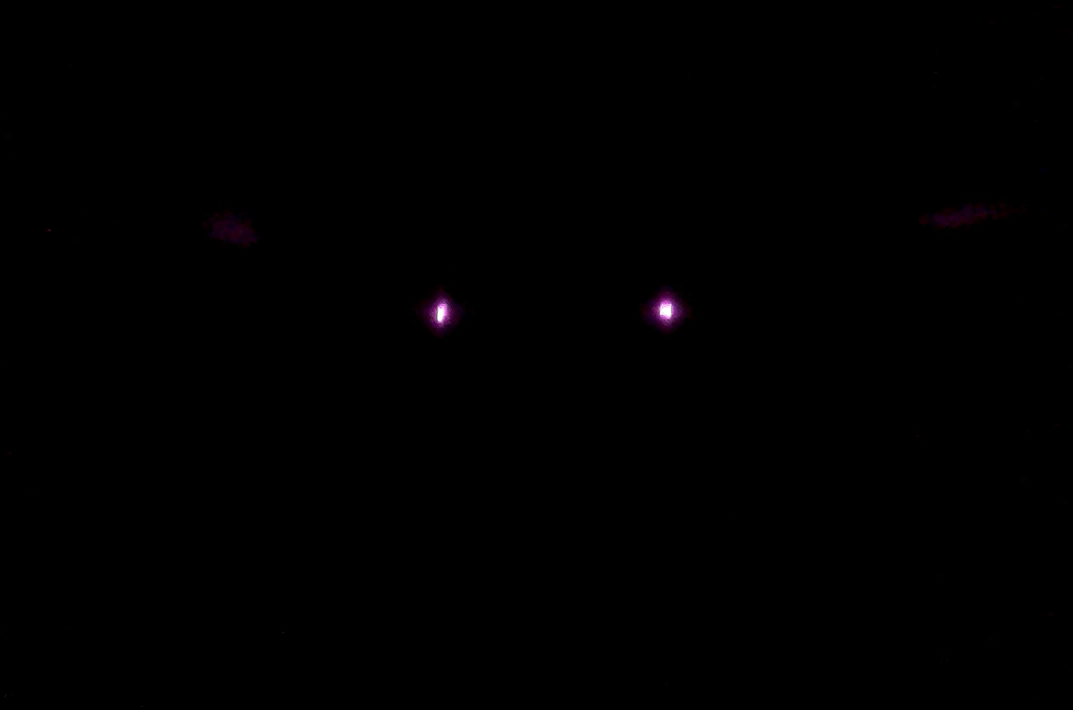
#> input picture input/2_led_test.png, 1073 x 710 px, given in place of the camera
$ python find.py
#> lines starting #> are read from the running program, lines starting #| are printed output that depends on the picture; after the words box and inside, x2 and y2 are one past the last pixel; in counts of white or black regions, pixels touching at a corner belong together
# import the necessary packages
from collections import deque
from imutils.video import VideoStream
import numpy as np
import argparse
import cv2
import imutils
import time
# construct the argument parse and parse the arguments
ap = argparse.ArgumentParser()
ap.add_argument("-v", "--video",
	help="path to the (optional) video file")
ap.add_argument("-b", "--buffer", type=int, default=64,
	help="max buffer size")
args = vars(ap.parse_args())

targets = [
	{
		"label": "red",
		"color": (0, 0, 255),
		"upper": (180, 255, 200),
		"lower": (129, 78, 64),
		"center": (0,0),
		"radius": 0
	},
	{
		"label": "green",
		"color": (0, 255, 0),
		"upper": (96, 162, 188),
		"lower": (36, 44, 46),
		"center": (0,0),
		"radius": 0
	},
	{
		"label": "blue",
		"color": (255, 0, 0),
		"upper": (136, 214, 255),
		"lower": (89, 142, 119),
		"center": (0,0),
		"radius": 0
	},
]

vs = VideoStream(src=0).start();
time.sleep(2.0);

while True:
	frame = vs.read()
#> frame is the input picture: shape (710, 1073, 3); mean B, G, R 0.3, 0.1, 0.4
	if frame is None:
		break;
	frame = imutils.resize(frame, width=600)
#> frame: shape (397, 600, 3)
	hsv = cv2.cvtColor(frame, cv2.COLOR_BGR2HSV)
#> hsv: shape (397, 600, 3); mean H, S, V 1.6, 3.6, 0.4
	for target in targets:
		mask = cv2.inRange(hsv, target["lower"], target["upper"])
		cv2.imshow(target["label"] + " color mask", mask)
		mask = cv2.erode(mask, None, iterations=2)
		mask = cv2.dilate(mask, None, iterations=2)
		cnts = cv2.findContours(mask.copy(), cv2.RETR_EXTERNAL, cv2.CHAIN_APPROX_SIMPLE)
		cnts = imutils.grab_contours(cnts)
		center = None
		if(len(cnts) > 0):
			c = max(cnts, key=cv2.contourArea)
			((x, y), radius) = cv2.minEnclosingCircle(c)
			target["center"] = (x,y)
			target["radius"] = radius
			if(radius > 3):
				cv2.circle(frame, (int(x), int(y)), int(radius), target["color"], 2)
#> this loop made 3 passes
#> pass 1, `mask = cv2.inRange(hsv, target["lower"], target["upper"])`:
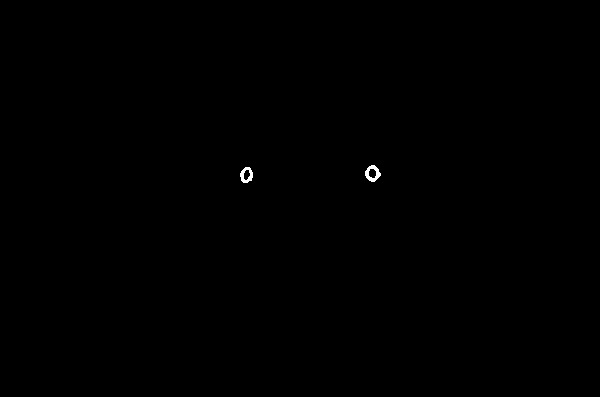
#> mask: shape (397, 600); 0.11% white; 2 white regions, box (x1, y1, x2, y2) and area: (365, 165, 381, 182) 139, (240, 167, 253, 183) 118
	cv2.imshow("Frame", frame)
	key = cv2.waitKey(1) & 0xFF
#> (key q is pressed here)
	# if the 'q' key is pressed, stop the loop
	if key == ord("q"):
		break
if not args.get("video", False):
	vs.stop()
# otherwise, release the camera
else:
	vs.release()
# close all windows
cv2.destroyAllWindows()
'''
# define the lower and upper boundaries of the "green"
# ball in the HSV color space, then initialize the
# list of tracked points
greenLower = (29, 86, 6)
greenUpper = (64, 255, 255)
pts = deque(maxlen=args["buffer"])
# if a video path was not supplied, grab the reference
# to the webcam
if not args.get("video", False):
	vs = VideoStream(src=0).start()
# otherwise, grab a reference to the video file
else:
	vs = cv2.VideoCapture(args["video"])
# allow the camera or video file to warm up
time.sleep(2.0)

# keep looping
while True:
	# grab the current frame
	frame = vs.read()
	# handle the frame from VideoCapture or VideoStream
	frame = frame[1] if args.get("video", False) else frame
	# if we are viewing a video and we did not grab a frame,
	# then we have reached the end of the video
	if frame is None:
		break
	# resize the frame, blur it, and convert it to the HSV
	# color space
	frame = imutils.resize(frame, width=600)
	blurred = cv2.GaussianBlur(frame, (11, 11), 0)
	hsv = cv2.cvtColor(blurred, cv2.COLOR_BGR2HSV)
	# construct a mask for the color "green", then perform
	# a series of dilations and erosions to remove any small
	# blobs left in the mask
	mask = cv2.inRange(hsv, greenLower, greenUpper)
	mask = cv2.erode(mask, None, iterations=2)
	mask = cv2.dilate(mask, None, iterations=2)

		# find contours in the mask and initialize the current
	# (x, y) center of the ball
	cnts = cv2.findContours(mask.copy(), cv2.RETR_EXTERNAL,
		cv2.CHAIN_APPROX_SIMPLE)
	cnts = imutils.grab_contours(cnts)
	center = None
	# only proceed if at least one contour was found
	if len(cnts) > 0:
		# find the largest contour in the mask, then use
		# it to compute the minimum enclosing circle and
		# centroid
		c = max(cnts, key=cv2.contourArea)
		((x, y), radius) = cv2.minEnclosingCircle(c)
		M = cv2.moments(c)
		center = (int(M["m10"] / M["m00"]), int(M["m01"] / M["m00"]))
		# only proceed if the radius meets a minimum size
		if radius > 10:
			# draw the circle and centroid on the frame,
			# then update the list of tracked points
			cv2.circle(frame, (int(x), int(y)), int(radius),
				(0, 255, 255), 2)
			cv2.circle(frame, center, 5, (0, 0, 255), -1)
	# update the points queue
	pts.appendleft(center)

		# loop over the set of tracked points
	for i in range(1, len(pts)):
		# if either of the tracked points are None, ignore
		# them
		if pts[i - 1] is None or pts[i] is None:
			continue
		# otherwise, compute the thickness of the line and
		# draw the connecting lines
		thickness = int(np.sqrt(args["buffer"] / float(i + 1)) * 2.5)
		cv2.line(frame, pts[i - 1], pts[i], (0, 0, 255), thickness)
	# show the frame to our screen
	cv2.imshow("Frame", frame)
	key = cv2.waitKey(1) & 0xFF
	# if the 'q' key is pressed, stop the loop
	if key == ord("q"):
		break
# if we are not using a video file, stop the camera video stream
if not args.get("video", False):
	vs.stop()
# otherwise, release the camera
else:
	vs.release()
# close all windows
cv2.destroyAllWindows()
'''
